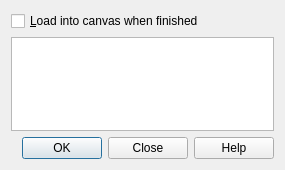
<?xml version="1.0" encoding="UTF-8"?>
<ui version="4.0">
 <class>GdalToolsDialog</class>
 <widget class="QDialog" name="GdalToolsDialog">
  <property name="geometry">
   <rect>
    <x>0</x>
    <y>0</y>
    <width>285</width>
    <height>170</height>
   </rect>
  </property>
  <property name="windowTitle">
   <string>Dialog</string>
  </property>
  <layout class="QVBoxLayout" name="verticalLayout">
   <item>
    <layout class="QVBoxLayout" name="pluginLayout">
     <property name="sizeConstraint">
      <enum>QLayout::SetNoConstraint</enum>
     </property>
     <property name="margin">
      <number>0</number>
     </property>
    </layout>
   </item>
   <item>
    <widget class="QCheckBox" name="loadCheckBox">
     <property name="text">
      <string>&amp;Load into canvas when finished</string>
     </property>
    </widget>
   </item>
   <item>
    <widget class="QTextEdit" name="textEditCommand">
     <property name="minimumSize">
      <size>
       <width>0</width>
       <height>0</height>
      </size>
     </property>
     <property name="readOnly">
      <bool>true</bool>
     </property>
     <property name="textInteractionFlags">
      <set>Qt::TextSelectableByKeyboard|Qt::TextSelectableByMouse</set>
     </property>
    </widget>
   </item>
   <item>
    <widget class="QDialogButtonBox" name="buttonBox">
     <property name="orientation">
      <enum>Qt::Horizontal</enum>
     </property>
     <property name="standardButtons">
      <set>QDialogButtonBox::Close|QDialogButtonBox::Help|QDialogButtonBox::Ok</set>
     </property>
    </widget>
   </item>
  </layout>
 </widget>
 <tabstops>
  <tabstop>textEditCommand</tabstop>
  <tabstop>buttonBox</tabstop>
 </tabstops>
 <resources/>
 <connections/>
</ui>
